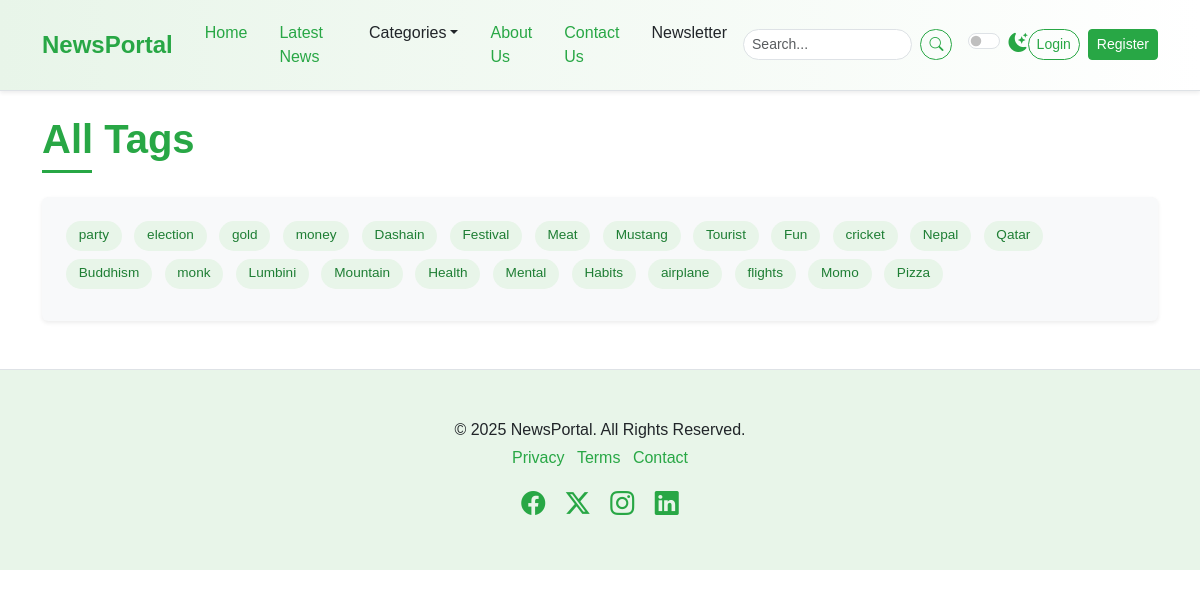
The app's page /tag-list/, older data.
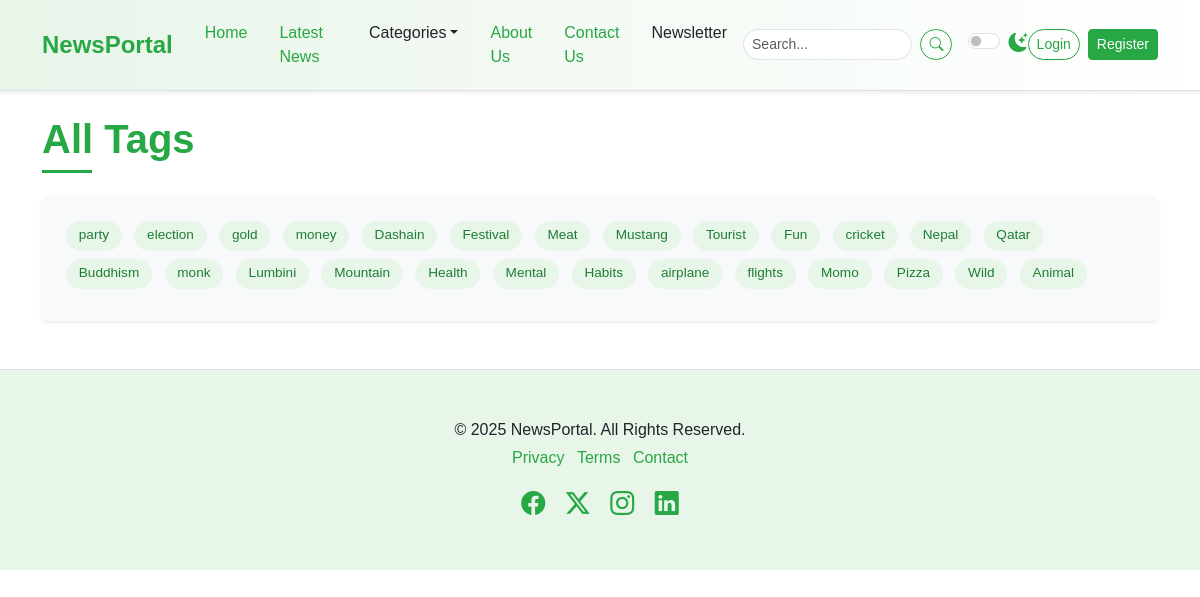
The same page, newer data.
### newspaper/models.py (models this page shows, shortened)
class TimeStampModel(models.Model):
    created_at = models.DateTimeField(auto_now_add=True)
    updated_at = models.DateTimeField(auto_now=True)
    class Meta:
        abstract = True  # Don't create table in DB

class Tag(TimeStampModel):
    name = models.CharField(max_length=100)

### newspaper/views.py (the view)
# urls.py: path("tag-list/",views.TagListView.as_view(), name='tag-list'),
class TagListView(ListView):
    model = Tag
    template_name = 'newsportal/tags.html'
    context_object_name = 'tags'

### newspaper/navigation.py (called while the page is built)
def nav(request):
    categories = Category.objects.all()[:4]
    return {"categories": categories}

### templates/newsportal/tags.html
{% extends "newsportal/base.html" %}
{% block content %}
    <div class="container mt-4 mb-5">
        <h1 class="mb-4 section-title"><span>All Tags</span></h1>
        <div class="p-4 rounded bg-light shadow-sm tag-cloud-container">
             <div class="article-tags">
                 {% for tag in tags %}
                 <a href="{% url 'post-by-tag' tag.id %}">{{ tag.name }}</a>
                 {% endfor %}
             </div>
        </div>
    </div>
{% endblock content %}

### templates/newsportal/base.html (shortened to what this page needs)
{% load static %}
<!DOCTYPE html>
<html lang="en" data-bs-theme="light">
  <head>
    <link href="{% static 'css/bootstrap.min.css' %}"
          rel="stylesheet"/>
    <link rel="stylesheet"
          href="https://cdn.jsdelivr.net/npm/bootstrap-icons@1.11.3/font/bootstrap-icons.min.css" />
    <link rel="stylesheet" href="{% static 'css/style.css' %}" />
  </head>
  <body>
    {% include "newsportal/nav.html" %}
    {% block content %}
    {% endblock content %}
    {% include "newsportal/footer.html" %}
  </body>
</html>

### templates/newsportal/nav.html (shortened to what this page needs)
    <nav class="navbar navbar-expand-lg sticky-top elegant-navbar">
      <div class="container">
        <a class="navbar-brand fw-bold" href="/">NewsPortal</a>
        <div class="collapse navbar-collapse" id="navbarNavDropdown">
          <ul class="navbar-nav me-auto mb-2 mb-lg-0">
            <li class="nav-item">
              <a class="nav-link active" aria-current="page" href="{% url 'home' %}">Home</a>
            </li>
            <li class="nav-item">
              <a class="nav-link" href="{% url 'post-list'%}">Latest News</a>
            </li>
            <li class="nav-item dropdown">
              <a class="nav-link dropdown-toggle"
                 href="#"
                 role="button"
                 data-bs-toggle="dropdown"
                 aria-expanded="false">Categories</a>
            </li>
            <li class="nav-item">
              <a class="nav-link" href="{% url 'about' %}">About Us</a>
            </li>
            <li class="nav-item">
              <a class="nav-link" href="{%url 'contact' %}">Contact Us</a>
            </li>
            <li class="nav-item">
              <a class="nav-link" href="#newsletter-section">Newsletter</a>
            </li>
          </ul>
          <form class="d-flex me-3"
                role="search"
                method="get"
                action="{% url 'search' %}">
            <input class="form-control form-control-sm me-2"
                   name="query"
                   type="search"
                   placeholder="Search..."
                   aria-label="Search"
                    value="{{ query }}"/>
            <button class="btn btn-outline-success btn-sm" type="submit">
              <i class="bi bi-search"></i>
            </button>
          </form>
          <div class="form-check form-switch">
            <input class="form-check-input"
                   type="checkbox"
                   role="switch"
                   id="darkModeSwitch" />
            <label class="form-check-label" for="darkModeSwitch">
              <i class="bi bi-moon-stars-fill"></i>
            </label>
          </div>
          <div class="navbar-nav ms-auto d-flex align-items-center">
              {% if user.is_authenticated %}
                  <span class="navbar-text me-3">Welcome, {{ user.username }}!</span>
                  <form method="post" action="{% url 'accounts:logout' %}" class="d-inline">
                    {% csrf_token %}
                    <button type="submit" class="btn btn-outline-secondary btn-sm">Logout</button>
                  </form>
                  {% if user.is_staff %}
                      <a href="{% url 'user-report' %}"
                          class="btn btn-outline-success btn-sm me-2">Report</a>
                  {% endif %}
              {% else %}
                  <a href="{% url 'accounts:login' %}"
                      class="btn btn-outline-success btn-sm me-2">Login</a>
                  <a href="{% url 'accounts:register' %}" class="btn btn-success btn-sm">Register</a>
              {% endif %}
          </div>
        </div>
      </div>
    </nav>

### templates/newsportal/footer.html
    <footer class="py-5 mt-5 elegant-footer">
      <div class="container text-center">
        <p class="mb-1">&copy; 2025 NewsPortal. All Rights Reserved.</p>
        <ul class="list-inline">
          <li class="list-inline-item">
            <a href="#">Privacy</a>
          </li>
          <li class="list-inline-item">
            <a href="#">Terms</a>
          </li>
          <li class="list-inline-item">
            <a href="#">Contact</a>
          </li>
        </ul>
        <div class="social-icons mt-3">
          <a href="#" class="text-decoration-none me-3"><i class="bi bi-facebook fs-4"></i></a>
          <a href="#" class="text-decoration-none me-3"><i class="bi bi-twitter-x fs-4"></i></a>
          <a href="#" class="text-decoration-none me-3"><i class="bi bi-instagram fs-4"></i></a>
          <a href="#" class="text-decoration-none"><i class="bi bi-linkedin fs-4"></i></a>
        </div>
      </div>
    </footer>

### static/css/style.css (style rules this page uses)
:root { --primary-green: #28a745; --light-green: #e8f5e9; --dark-green: #1e7e34; --accent-green: #5cb85c; --text-color-light: #212529; --text-color-dark: #f8f9fa; --bg-light: #ffffff; --bg-dark: #212529; --card-bg-light: #ffffff; --card-bg-dark: #343a40; --border-color-light: #dee2e6; --border-color-dark: #495057; --shadow-sm: 0 0.125rem 0.25rem rgba(0, 0, 0, 0.075); --shadow: 0 0.5rem 1rem rgba(0, 0, 0, 0.15); --transition-speed: 0.3s ease; }
body { font-family: "Poppins", sans-serif; background-color: var(--bg-light); color: var(--text-color-light); transition: background-color var(--transition-speed), color var(--transition-speed); }
.elegant-navbar { background: linear-gradient( to right, var(--light-green), #ffffff ); border-bottom: 1px solid var(--border-color-light); box-shadow: var(--shadow-sm); padding-top: 0.8rem; padding-bottom: 0.8rem; }
.elegant-navbar .navbar-brand { color: var(--primary-green); font-size: 1.5rem; transition: color var(--transition-speed); }
.elegant-navbar .nav-link { color: var(--text-color-light); font-weight: 500; transition: color var(--transition-speed); margin: 0 0.5rem; }
.elegant-navbar .nav-link:hover, .elegant-navbar .nav-link.active { color: var(--primary-green); }
.elegant-navbar .form-control { border-radius: 20px; border-color: var(--border-color-light); background-color: var(--bg-light); color: var(--text-color-light); }
.elegant-navbar .btn-outline-success { border-color: var(--primary-green); color: var(--primary-green); border-radius: 20px; transition: background-color var(--transition-speed), color var(--transition-speed); }
.elegant-navbar .form-check-label i { color: var(--primary-green); font-size: 1.2rem; }
.section-title { position: relative; padding-bottom: 10px; margin-bottom: 20px; font-weight: 600; color: var(--primary-green); }
.section-title span { position: relative; z-index: 1; background-color: var(--bg-light); padding-right: 10px; }
.section-title::after { content: ""; position: absolute; left: 0; bottom: 0; width: 50px; height: 3px; background-color: var(--primary-green); }
.elegant-footer { background-color: var(--light-green); border-top: 1px solid var(--border-color-light); color: var(--text-color-light); }
.elegant-footer a { color: var(--primary-green); text-decoration: none; transition: color var(--transition-speed); }
.elegant-footer .social-icons a { color: var(--primary-green); transition: color var(--transition-speed), transform var(--transition-speed); }
.btn-success { background-color: var(--primary-green); border-color: var(--primary-green); transition: background-color var(--transition-speed), border-color var(--transition-speed), box-shadow var(--transition-speed); }
.btn-outline-success { color: var(--primary-green); border-color: var(--primary-green); transition: background-color var(--transition-speed), color var(--transition-speed); }
.article-tags a { display: inline-block; background-color: var(--light-green); color: var(--dark-green); padding: 0.3rem 0.8rem; margin-right: 0.5rem; margin-bottom: 0.5rem; border-radius: 15px; font-size: 0.85rem; text-decoration: none; transition: background-color var(--transition-speed), color var(--transition-speed); }

Row changes from the older to the newer data that the page shows:
added Tag: name "Wild"
added Tag: name "Animal"
